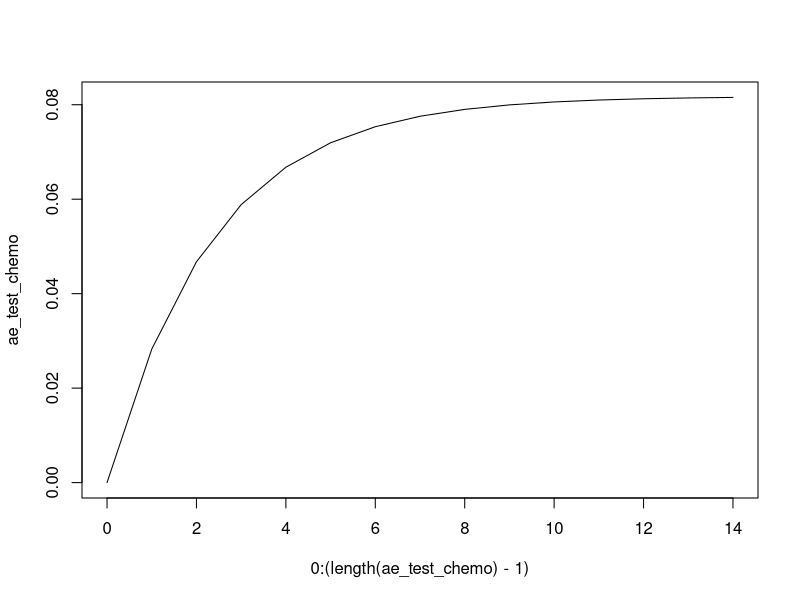
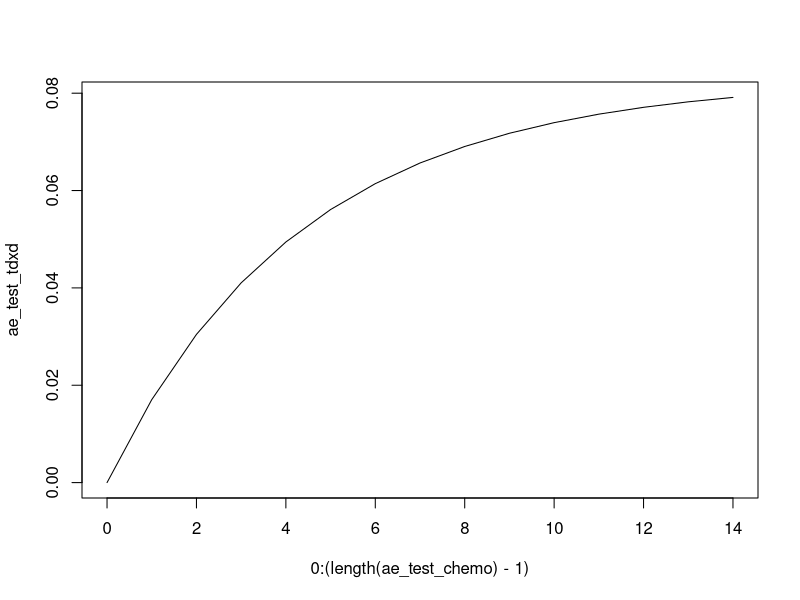
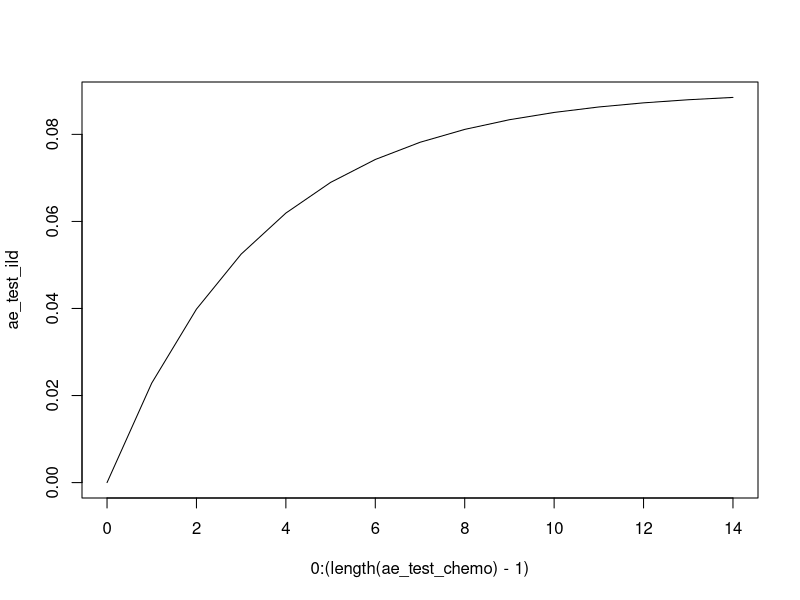

Write R code to recreate these figures, in order.
#This code was created by Marcus Moen, MS and edited by James Dickerson, MD, MS.
#Oversight from Jeremy Goldhaber-Feibert, PhD and Fernando Alarid-Escudero, Ph.D.

options(scipen=999)
# setwd("/Users/jamesdickerson/Library/CloudStorage/Box-Box/Dickerson Lab/Dickerson_Lab_Github/CEA_of_TDXd/")

#The target variables in line 161 are the values we are calibrating to. Change this if you want to change the calibration
#The sd corresponding to the targets is found at line 296





#Function for calculating the standard error of a survival curve given 
#number at risk, n_risk, number of deaths at each timestep, n_deaths, and the survival probabilities, surv_prob


library(expm)
library(ggplot2)
# library(ggpubr)



#Function for finding the transition matrices such that they can be imported to the CEA file
#Takes as its input the optimal values for the eval_variables function and outputs a list of transition matrices
transition_matrices_7state <- function(input_var, calibrate=T){
  #print("RUNNING")
  
  r_pf2prog <- input_var[1] #Rate 1
  r_prog2death <- input_var[2] #Rate 2
  hr_pf2prog_chemo2tdxd <- input_var[3]
  
  #Variables for the AEs in chemo
  gamma_chemo <- input_var[4]
  alpha_chemo <- input_var[5]
  
  #Variables for the AEs in Tdxd
  gamma_tdxd <- input_var[6]
  alpha_tdxd <- input_var[7]
  
  #Variables for the ILDs in Tdxd
  gamma_ILD <- input_var[8]
  alpha_ILD <- input_var[9]
  
  #Rate of dying from other causes (background mortality)
  r_OC_death <- rep(c(0.000455117,0.000667712,0.000939403,0.001487732,0.002481213, 0.004368355, 0.008008381,0.014505686, 0.024617632)
                    ,each=(12*5))
  
  #Takes to long to calibrate if we use the whole length (we do not need the whole lenght to calibrate)
  if(calibrate){
    n <- 40
  }else{
    #n <- length(r_OC_death)
    n <- 121
  }
  #The rate of getting an AE and being discontinued. (Needs updating)
  Ft_chemo <- c()
  Ft_tdxd <- c()
  Ft_tdxd_ILD <- c()
  
  Ht_chemo <- c()
  Ht_tdxd <- c()
  Ht_tdxd_ILD <- c()
  
  r_AE <- c()
  r_AE_tdxd <- c()
  r_ILD <- c()
  r_ILD_tdxd <- c()
  for(t in 1:(n+1)){
    Ft_chemo <- append(Ft_chemo, alpha_chemo*(1-exp(-gamma_chemo*t)))
    Ft_tdxd <- append(Ft_tdxd, alpha_tdxd*(1-exp(-gamma_tdxd*t)))
    Ft_tdxd_ILD <- append(Ft_tdxd_ILD, alpha_ILD*(1-exp(-gamma_ILD*t)))
    
    Ht_chemo <- append(Ht_chemo, -log(1-Ft_chemo[t]))
    Ht_tdxd <- append(Ht_tdxd, -log(1-Ft_tdxd[t]))
    Ht_tdxd_ILD <- append(Ht_tdxd_ILD, -log(1-Ft_tdxd_ILD[t]))
    
    if(t > 1){
      r_AE <- append(r_AE, Ht_chemo[t]-Ht_chemo[t-1])
      r_AE_tdxd <- append(r_AE_tdxd, Ht_tdxd[t]-Ht_tdxd[t-1])
      r_ILD <- append(r_ILD, 0)
      r_ILD_tdxd <- append(r_ILD_tdxd, Ht_tdxd_ILD[t]-Ht_tdxd_ILD[t-1])
    }
  }
  
  
  #Defining some hazard ratios (Dummy variables for now, maybe changed later)
  hr_pfAE2progAE <- 1
  hr_progAE2death <- 1
  hr_pfae2prog_chemo2tdxd <- 1
  hr_pf2prog2death_chemo2tdxd <- 1
  hr_pfAE2progAE2death_chemo2tdxd <- 1
  hr_pf2progILD_chemo2tdxd <- 1
  hr_pf2progILD2death_chemo2tdxd <- 1
  
  
  #Finding the relationship between the rates
  r_pfAE2progAE <- r_pf2prog*hr_pfAE2progAE
  r_pf2progILD <- r_pf2prog*0
  r_pf2progILD_death <- r_prog2death*0
  r_progAE2death <- r_prog2death*hr_progAE2death
  
  
  r_pf2prog_tdxd <- r_pf2prog*hr_pf2prog_chemo2tdxd
  r_pfAE2progAE_tdxd <- r_pf2prog*hr_pfae2prog_chemo2tdxd
  r_prog2death_tdxd <- r_prog2death*hr_pf2prog2death_chemo2tdxd
  r_progAE2death_tdxd <- r_prog2death*hr_pfAE2progAE2death_chemo2tdxd
  r_pf2progILD_tdxd <- r_pf2prog*hr_pf2progILD_chemo2tdxd
  r_pf2progILD_death_tdxd <- r_prog2death*hr_pf2progILD2death_chemo2tdxd
  
  P_chemo <- list()
  P_tdxd <- list()
  
  for(t in 1:n){
    #Creating the transition matrices
    G_chemo <- matrix(c(-(r_pf2prog + r_OC_death[t] + r_AE[t] + r_ILD[t]), r_AE[t], r_ILD[t], r_pf2prog, 0, 0, r_OC_death[t],
                        0, -(r_pfAE2progAE + r_OC_death[t]), 0, 0, r_pfAE2progAE, 0, r_OC_death[t],
                        0, 0, -(r_pf2progILD + r_OC_death[t]), 0, 0, r_pf2progILD, r_OC_death[t],
                        0, 0, 0, -(r_OC_death[t] + r_prog2death), 0, 0, (r_OC_death[t] + r_prog2death),
                        0, 0, 0, 0, -(r_OC_death[t] + r_progAE2death), 0, (r_OC_death[t] + r_progAE2death),
                        0, 0, 0, 0, 0, -(r_OC_death[t] + r_pf2progILD_death), (r_OC_death[t] + r_pf2progILD_death),
                        0, 0, 0, 0, 0, 0, 0), 
                      ncol = 7, nrow = 7,
                      dimnames = list(c("PF", "PF_AE", "PF_ILD", "Prog", "Prog_AE", "Prog_ILD", "Death"),
                                      c("PF", "PF_AE", "PF_ILD", "Prog", "Prog_AE", "Prog_ILD", "Death")),
                      byrow = T
    )
    #print("This is G_chemo:")
    #print(G_chemo)
    
    G_tdxd <- matrix(c(-(r_pf2prog_tdxd + r_OC_death[t] + r_AE_tdxd[t] + r_ILD_tdxd[t]), r_AE_tdxd[t], r_ILD_tdxd[t], r_pf2prog_tdxd, 0, 0, r_OC_death[t],
                        0, -(r_pfAE2progAE_tdxd + r_OC_death[t]), 0, 0, r_pfAE2progAE_tdxd, 0, r_OC_death[t],
                        0, 0, -(r_pf2progILD_tdxd + r_OC_death[t]), 0, 0, r_pf2progILD_tdxd, r_OC_death[t],
                        0, 0, 0, -(r_OC_death[t] + r_prog2death_tdxd), 0, 0, (r_OC_death[t] + r_prog2death_tdxd),
                        0, 0, 0, 0, -(r_OC_death[t] + r_progAE2death_tdxd), 0, (r_OC_death[t] + r_progAE2death_tdxd),
                        0, 0, 0, 0, 0, -(r_OC_death[t] + r_pf2progILD_death_tdxd), (r_OC_death[t] + r_pf2progILD_death_tdxd),
                        0, 0, 0, 0, 0, 0, 0), 
                      ncol = 7, nrow = 7,
                      dimnames = list(c("PF", "PF_AE", "PF_ILD", "Prog", "Prog_AE", "Prog_ILD", "Death"),
                                      c("PF", "PF_AE", "PF_ILD", "Prog", "Prog_AE", "Prog_ILD", "Death")),
                      byrow = T
    )
    
    #Find paper that proves this!
    A_chemo <- expm(G_chemo)
    #print("This is A_chemo:")
    #print(A_chemo)
    A_tdxd <- expm(G_tdxd)
    
    P_chemo[[t]] <- A_chemo
    P_tdxd[[t]] <- A_tdxd
    
  }
  
  matrices <- list(P_chemo, P_tdxd)
  return(matrices)
}




#Input:
#input_var = a list of three values, the rate from PF to P, the rate from P to D, and the HR.
#Output:
#The square error when using the given inputs.
eval_variables_7state <- function(input_var, target_var = c(median_os_chemo = 16.8, 
                                                     median_pf_chemo = 5.1, 
                                                     median_os_tdxd = 23.4, 
                                                     median_pf_tdxd = 9.9, 
                                                     target_ae_tdxd_chemo = 0.081, 
                                                     target_ae_tdxd = 0.0757, 
                                                     target_ild_tdxd = 0.0863)){
  
  
  r_pf2prog <- input_var[1] #Rate 1
  r_prog2death <- input_var[2] #Rate 2
  hr_pf2prog_chemo2tdxd <- input_var[3]
  
  gamma_chemo <- input_var[4]
  alpha_chemo <- input_var[5]
  
  gamma_tdxd <- input_var[6]
  alpha_tdxd <- input_var[7]
  
  gamma_ILD <- input_var[8]
  alpha_ILD <- input_var[9]
  
  
  matrix_list <- transition_matrices_7state(input_var)
  A_chemo_list <- matrix_list[[1]]
  A_tdxd_list <- matrix_list[[2]]
  
  #target_var <- tail(input_var,7)
  

  #The extracted Kaplan-Meier values
  median_os_chemo <- target_var[1]
  median_pf_chemo <- target_var[2]
  median_os_tdxd <- target_var[3]
  median_pf_tdxd <- target_var[4]
  
  target_ae_chemo <- target_var[5]
  target_ae_tdxd <- target_var[6]
  target_ild_tdxd <- target_var[7]
  
  
  
  #Vectors for storing the estimates of the KM curves
  km_os_chemo_model <- c()
  km_pf_chemo_model <- c()
  km_os_tdxd_model <- c()
  km_pf_tdxd_model <- c()
  
  cum_AE_chemo_model <- c()
  cum_AE_tdxd_model <- c()
  cum_ILD_model <- c()
  
  
  n = 30
  
  #Start states
  s0_chemo <- c(1,0,0,0,0,0,0)
  s0_tdxd <- c(1,0,0,0,0,0,0)
  
  survival_chemo <- s0_chemo[1]+s0_chemo[4]
  km_os_chemo_model <- append(km_os_chemo_model, survival_chemo)
  km_pf_chemo_model <- append(km_pf_chemo_model, s0_chemo[1])
  
  survival_tdxd <- s0_tdxd[1]+s0_tdxd[4]
  km_os_tdxd_model <- append(km_os_tdxd_model, survival_tdxd)
  km_pf_tdxd_model <- append(km_pf_tdxd_model, s0_tdxd[1])
  
  cum_AE_chemo_model <- append(cum_AE_chemo_model, 0)
  cum_AE_tdxd_model <- append(cum_AE_tdxd_model, 0)
  cum_ILD_model <- append(cum_ILD_model, 0)
  
  
  model_os_chemo <- 0
  model_pf_chemo <- 0
  model_os_tdxd <- 0
  model_pf_tdxd <- 0
  
  #Do the simulations
  for(t in 1:n){
    
    A_chemo <- A_chemo_list[[t]]
    A_tdxd <- A_tdxd_list[[t]]
    
    
    
    s1_chemo <- s0_chemo %*% A_chemo
    s1_tdxd <- s0_tdxd %*% A_tdxd
    
    #survival_chemo <- s1_chemo[1]+s1_chemo[4]
    #km_os_chemo_model <- append(km_os_chemo_model, survival_chemo)
    #km_pf_chemo_model <- append(km_pf_chemo_model, s1_chemo[1])
    
    #survival_tdxd <- s1_tdxd[1]+s1_tdxd[4]
    #km_os_tdxd_model <- append(km_os_tdxd_model, survival_tdxd)
    #km_pf_tdxd_model <- append(km_pf_tdxd_model, s1_tdxd[1])
    
    survival_chemo <- km_os_chemo_model[t]*(s1_chemo[1]+s1_chemo[4])/(s1_chemo[1]+s1_chemo[4]+s0_chemo[1]*A_chemo[1,7]+s0_chemo[4]*A_chemo[4,7])
    km_os_chemo_model <- append(km_os_chemo_model, survival_chemo)
    km_pf_chemo_model <- append(km_pf_chemo_model, km_pf_chemo_model[t]*s1_chemo[1]/(s1_chemo[1]+s0_chemo[1]*A_chemo[1,4]+s0_chemo[1]*A_chemo[1,7]))
    
    survival_tdxd <- km_os_tdxd_model[t]*(s1_tdxd[1]+s1_tdxd[4])/(s1_tdxd[1]+s1_tdxd[4]+s0_tdxd[1]*A_tdxd[1,7]+s0_tdxd[4]*A_tdxd[4,7])
    km_os_tdxd_model <- append(km_os_tdxd_model, survival_tdxd)
    km_pf_tdxd_model <- append(km_pf_tdxd_model, km_pf_tdxd_model[t]*(s1_tdxd[1])/(s1_tdxd[1]+s0_tdxd[1]*A_tdxd[1,4]+s0_tdxd[1]*A_tdxd[1,7]))
    
    cum_AE_chemo_model <- append(cum_AE_chemo_model, cum_AE_chemo_model[t]+s0_chemo[1]*A_chemo[1,2])
    cum_AE_tdxd_model <- append(cum_AE_tdxd_model, cum_AE_tdxd_model[t]+s0_tdxd[1]*A_tdxd[1,2])
    cum_ILD_model <- append(cum_ILD_model, cum_ILD_model[t]+s0_tdxd[1]*A_tdxd[1,3])
    
    if((km_os_chemo_model[t+1]<0.5) && (model_os_chemo == 0)){
      model_os_chemo <- t
    }
    if((km_pf_chemo_model[t+1]<0.5) && (model_pf_chemo == 0)){
      model_pf_chemo <- t
    }
    if((km_os_tdxd_model[t+1]<0.5) && (model_os_tdxd == 0)){
      model_os_tdxd <- t
    }
    if((km_pf_tdxd_model[t+1]<0.5) && (model_pf_tdxd == 0)){
      model_pf_tdxd <- t
    }
    
    
    s0_chemo <- s1_chemo
    s0_tdxd <- s1_tdxd
    
  }
  
  model_ae_chemo <- cum_AE_chemo_model[12]
  model_ae_tdxd <- cum_AE_tdxd_model[12]
  model_ild_chemo <- cum_ILD_model[12]
  
  
  #Calculate the likelihood
  
  v_target <- c(median_os_chemo, median_pf_chemo, median_os_tdxd, median_pf_tdxd, target_ae_chemo, target_ae_tdxd, target_ild_tdxd)
  v_target_sd <- c(1.4,0.66,1.22,0.59,0.0203,0.0189,0.0216)
  v_output <- c(model_os_chemo, model_pf_chemo, model_os_tdxd, model_pf_tdxd, model_ae_chemo, model_ae_tdxd, model_ild_chemo)
  
  nllik <- -sum(dnorm(x = v_target, mean = v_output, sd = v_target_sd, log = TRUE))
  
  return(nllik)
}



#Find the optimal values (Here we could do a wider search for starting values since we might have missed the global optimum.)
fit_out <- optim(c(0.15, 0.08, 0.5, 0.2, 0.2, 0.2, 0.2, 0.2, 0.2), 
                 eval_variables_7state,
                 hessian = T)

m_cov <- solve(fit_out$hessian)
m_cor <- cov2cor(m_cov)
v_se <- sqrt(diag(m_cov))

#Extract the optimal values for our three variables
opt_var <- fit_out$par

opt_var

find_opt_var_7state <- function(target = c(median_os_chemo = 16.8, 
                                            median_pf_chemo = 5.1, 
                                            median_os_tdxd = 23.4, 
                                            median_pf_tdxd = 9.9, 
                                            target_ae_tdxd_chemo = 0.081, 
                                            target_ae_tdxd = 0.0757, 
                                            target_ild_tdxd = 0.0863)){
  fit_out <- optim(c(0.15, 0.08, 0.5, 0.2, 0.2, 0.2, 0.2, 0.2, 0.2),
                   eval_variables_7state,
                   target_var = target)
  opt_var <- fit_out$par
  
  return(opt_var)
}



#Find the optimal transition matrices
tm <- transition_matrices_7state(opt_var, calibrate = F)







#Plot the correct KM-curves vs the cureves from our model. This part of the file is used for validation


#The transitions from rate to probability is found in https://journals.sagepub.com/doi/pdf/10.1177/0272989X05282637 Figure 3
plot_function <- function(input_var){
  
  r_pf2p_chemo <- input_var[1] 
  r_p2d_chemo <- input_var[2] 
  hr <- input_var[3]
  
  gamma_chemo <- input_var[4]
  alpha_chemo <- input_var[5]
  
  gamma_tdxd <- input_var[6]
  alpha_tdxd <- input_var[7]
  
  gamma_ILD <- input_var[8]
  alpha_ILD <- input_var[9]
  
  matrix_list <- transition_matrices_7state(input_var)
  A_chemo_list <- matrix_list[[1]]
  A_tdxd_list <- matrix_list[[2]]
  
  
  #The extracted Kaplan-Meier values
  km_os_chemo <- c(1, 0.986, 0.981, 0.957, 0.94, 0.927, 0.884, 0.841, 0.793, 0.738, 0.712, 0.683, 0.669, 0.634)#, 0.610, 0.566, 0.520, 0.484, 0.459, 0.460, 0.457, 0.419, 0.375)
  km_pf_chemo <- c(1, 0.983, 0.756, 0.62, 0.603, 0.501, 0.439, 0.398, 0.34, 0.277, 0.268, 0.226, 0.217, 0.185) 
  km_os_tdxd <- c(1, 0.992, 0.985, 0.967, 0.958, 0.939, 0.928, 0.899, 0.87, 0.857, 0.829, 0.815, 0.793, 0.774)#, 0.742, 0.731, 0.688, 0.661, 0.623, 0.586, 0.566, 0.539, 0.507, 0.500, 0.484)
  km_pf_tdxd <- c(1, 0.988, 0.896, 0.82, 0.809, 0.765, 0.681, 0.633, 0.592, 0.554, 0.491, 0.457, 0.422, 0.386)#, 0.371, 0.363, 0.339, 0.31, 0.295, 0.274, 0.259) 
  
  #Vectors for storing the estimates of the KM curves
  km_os_chemo_model <- c()
  km_pf_chemo_model <- c()
  km_os_tdxd_model <- c()
  km_pf_tdxd_model <- c() 
  
  
  n = max(length(km_os_chemo), length(km_pf_chemo), length(km_os_tdxd), length(km_pf_tdxd))
  
  #Start states
  s0_chemo <- c(1,0,0,0,0,0,0)
  s0_tdxd <- c(1,0,0,0,0,0,0)
  
  survival_chemo <- s0_chemo[1]+s0_chemo[4]
  km_os_chemo_model <- append(km_os_chemo_model, survival_chemo)
  km_pf_chemo_model <- append(km_pf_chemo_model, s0_chemo[1])
  
  survival_tdxd <- s0_tdxd[1]+s0_tdxd[4]
  km_os_tdxd_model <- append(km_os_tdxd_model, survival_tdxd)
  km_pf_tdxd_model <- append(km_pf_tdxd_model, s0_tdxd[1])
  
  ae_test_chemo <- c(0)
  ae_test_tdxd <- c(0)
  ae_test_ild <- c(0)
  
  
  for(t in 1:n){
    A_chemo <- A_chemo_list[[t]]
    A_tdxd <- A_tdxd_list[[t]]
    
    s1_chemo <- s0_chemo %*% A_chemo
    s1_tdxd <- s0_tdxd %*% A_tdxd
    
    #survival_chemo <- s1_chemo[1]+s1_chemo[4]
    #km_os_chemo_model <- append(km_os_chemo_model, survival_chemo)
    #km_pf_chemo_model <- append(km_pf_chemo_model, s1_chemo[1])
    
    #survival_tdxd <- s1_tdxd[1]+s1_tdxd[4]
    #km_os_tdxd_model <- append(km_os_tdxd_model, survival_tdxd)
    #km_pf_tdxd_model <- append(km_pf_tdxd_model, s1_tdxd[1])
    
    survival_chemo <- km_os_chemo_model[t]*(s1_chemo[1]+s1_chemo[4])/(s1_chemo[1]+s1_chemo[4]+s0_chemo[1]*A_chemo[1,7]+s0_chemo[4]*A_chemo[4,7])
    km_os_chemo_model <- append(km_os_chemo_model, survival_chemo)
    km_pf_chemo_model <- append(km_pf_chemo_model, km_pf_chemo_model[t]*s1_chemo[1]/(s1_chemo[1]+s0_chemo[1]*A_chemo[1,4]+s0_chemo[1]*A_chemo[1,7]))
    
    survival_tdxd <- km_os_tdxd_model[t]*(s1_tdxd[1]+s1_tdxd[4])/(s1_tdxd[1]+s1_tdxd[4]+s0_tdxd[1]*A_tdxd[1,7]+s0_tdxd[4]*A_tdxd[4,7])
    km_os_tdxd_model <- append(km_os_tdxd_model, survival_tdxd)
    km_pf_tdxd_model <- append(km_pf_tdxd_model, km_pf_tdxd_model[t]*(s1_tdxd[1])/(s1_tdxd[1]+s0_tdxd[1]*A_tdxd[1,4]+s0_tdxd[1]*A_tdxd[1,7]))
    
    ae_test_chemo <- append(ae_test_chemo, ae_test_chemo[t]+s0_chemo[1]*A_chemo[1,2])
    ae_test_tdxd <- c(ae_test_tdxd, ae_test_tdxd[t]+s0_tdxd[1]*A_tdxd[1,2])
    ae_test_ild <- c(ae_test_ild, ae_test_ild[t]+s0_tdxd[1]*A_tdxd[1,3])
    
    s0_chemo <- s1_chemo
    s0_tdxd <- s1_tdxd
    
  }
  
  
  
  m = min(length(km_os_chemo), length(km_pf_chemo), length(km_os_tdxd), length(km_pf_tdxd))
  idx <- 1:m
  df <- data.frame(idx, km_os_chemo_model[1:m], km_os_tdxd_model[1:m], km_os_chemo[1:m])
  
  
  
  
  plot1 <- ggplot(df, aes(x=idx)) + 
    geom_line(aes(y = km_os_chemo_model[1:m]), color = "red") + 
    geom_line(aes(y = km_os_chemo[1:m]), color="blue", linetype="twodash") +
    ylim(0, 1) +
    ylab("Probability") +
    xlab("Month") +
    ggtitle("OS physician's choice")+
    scale_x_continuous(breaks = round(seq(0, 18, by = 3),1))+theme(axis.text=element_text(size=12),
                                                                   axis.title=element_text(size=14))
  
  plot2 <- ggplot(df, aes(x=idx)) + 
    geom_line(aes(y = km_os_tdxd_model[1:m]), color = "red") + 
    geom_line(aes(y = km_os_tdxd[1:m]), color="blue", linetype="twodash") +
    ylim(0, 1) +
    ylab("Probability")+
    xlab("Month")+
    ggtitle("OS T-DxD")+
    scale_x_continuous(breaks = round(seq(0, 18, by = 3),1))+theme(axis.text=element_text(size=12),
                                                                   axis.title=element_text(size=14))
  
  plot3 <- ggplot(df, aes(x=idx)) + 
    geom_line(aes(y = km_pf_chemo_model[1:m]), color = "red") + 
    geom_line(aes(y = km_pf_chemo[1:m]), color="blue", linetype="twodash") +
    ylim(0, 1) +
    ylab("Probability")+
    xlab("Month")+
    ggtitle("PFS physician's choice")+
    scale_x_continuous(breaks = round(seq(0, 18, by = 3),1))+theme(axis.text=element_text(size=12),
                                                                   axis.title=element_text(size=14))
  
  plot4 <- ggplot(df, aes(x=idx)) + 
    geom_line(aes(y = km_pf_tdxd_model[1:m]), color = "red") + 
    geom_line(aes(y = km_pf_tdxd[1:m]), color="blue", linetype="twodash") +
    ylim(0, 1) +
    ylab("Probability")+
    xlab("Month")+
    ggtitle("PFS T-DxD")+
    scale_x_continuous(breaks = round(seq(0, 18, by = 3),1))+theme(axis.text=element_text(size=12),
                                                                   axis.title=element_text(size=14))
  
  print(ae_test_chemo)
  print(ae_test_tdxd)
  print(ae_test_ild)
  plot(0:(length(ae_test_chemo)-1), ae_test_chemo, type = "l")
  plot(0:(length(ae_test_chemo)-1), ae_test_tdxd, type = "l")
  plot(0:(length(ae_test_chemo)-1), ae_test_ild, type = "l")
  
  # ggarrange(plot1, plot2, plot3, plot4,
  #           ncol = 2, nrow = 2, common.legend = TRUE,legend="bottom") 
  
}


plot_function(opt_var)
